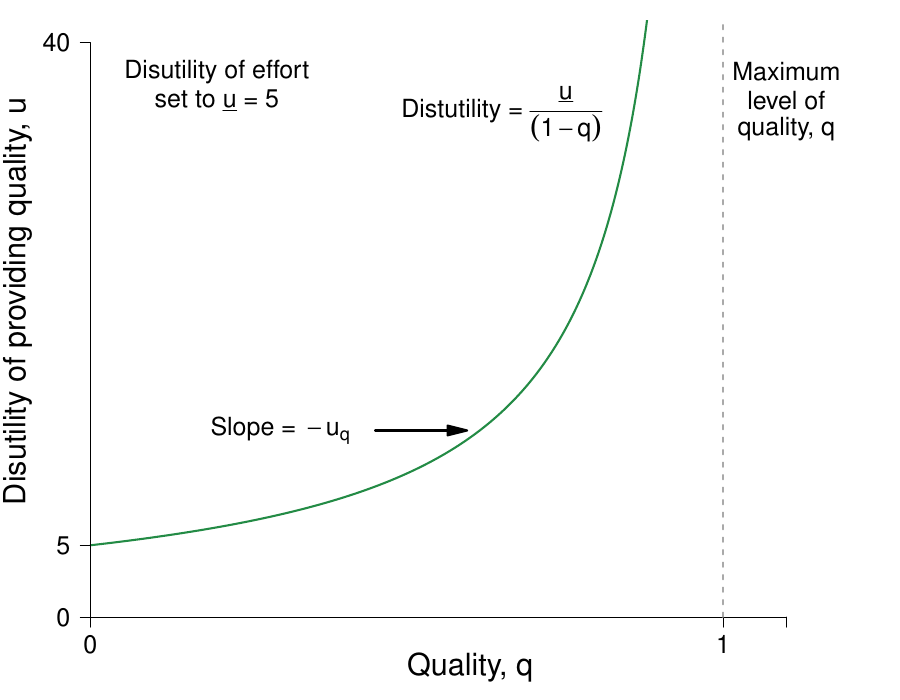

The script that saved this image:
require(ggplot2)
require(shape)
require(plotrix)
pdf(file = "bfh-textbook/information_power/ch11_fig2.pdf", width = 9, height = 7)

#Set parameters for graphics
axislabelsize <- 1.5

disutilityFn <- function(q, delta = 5) {
  delta /(1 - q)
}

#COL <- c("#1B9E77", "#D95F02", "#7570B3", "#E7298A", "#66A61E", "#E6AB02", "#A6761D", "#666666")
COL <- c("#7fc97f", "#beaed4", "#fdc086", "#ffff99")
par(mar =  c(5, 5, 4, 2))
xlims <- c(0, 1.2)
ylims <- c(0, 40)


plot(0, 0, xlim = xlims, ylim = ylims, type = "n",
     xlab = expression(paste("Quality, ", q)),
     ylab = expression(paste("Disutility of providing quality, ", u)),
     xaxt = "n", yaxt = "n", cex.lab = axislabelsize, bty = "n")

npts <- 500 
npts2 <- 501
#Specify the sequences of points for graphing. 
xx1 <- seq(xlims[1], 0.9, length.out = npts)
xx2 <- seq(xlims[1], xlims[2], length.out = npts)
xx3 <- seq(xlims[1], xlims[2], length.out = npts2)
xx4 <- seq(xlims[1], 25, length.out = npts2)

#Draw the lines for the graphs
lines(xx1, disutilityFn(xx1), col = COL[1], lwd = 4)
#lines(xx2, solowCondition(xx2, delta = 5), col = COL[3], lwd = 4)
#lines(xx2, solowInfeas(xx2, delta = 5), col = COL[1], lwd = 4, lty = 2)

#Customize ticks and labels for the plot
ticksy <- c(0, 5, 40)
ylabels <- c(0, 5, 40)
ticksx <- c(0, 1, 1.1)
xlabels <- c(0, 1.0, NA)
axis(1, at = ticksx, pos = 0, labels = xlabels)
axis(2, at = ticksy, pos = 0, labels = ylabels, las = 1)

#Annotation of the  graphs
text(0.7, 35, expression(paste("Distutility = ", frac(underline("u"), (1 - q)))))

#Line for the absolute maximum quality
segments(1, 0, 1, 42, lty = 2, lwd = 3, col = "darkgray")

#Arrow to Slope of BRF
Arrows(0.5, 13, 0.58, 13, col = "black", lty = 1, lwd = 2, arr.type = "triangle")
text(0.35, 13, expression(paste("Slope = " - u[q], " = ", frac(underline("u"), (1 - q)^2))))

#Text to indicate delta = 5
text(0.2, 38, expression(paste("Disutility of effort")))
text(0.2, 36, expression(paste("set to ", underline("u"), " = 5")))

#Text for max quality
text(1.08, 38, expression(paste("Maximum")))
text(1.08, 36, expression(paste("level of")))
text(1.08, 34, expression(paste("quality, q")))


dev.off()

